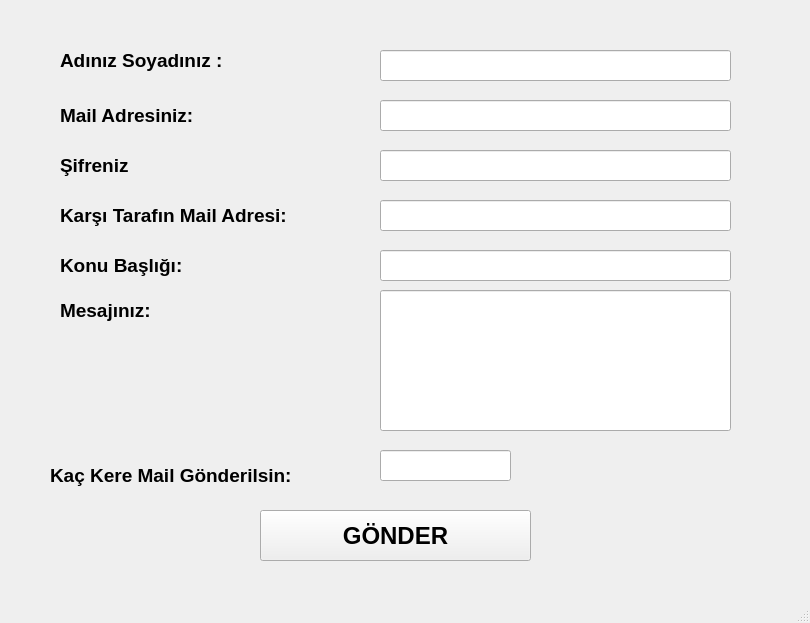
<?xml version="1.0" encoding="UTF-8"?>
<ui version="4.0">
 <class>MainWindow</class>
 <widget class="QMainWindow" name="MainWindow">
  <property name="geometry">
   <rect>
    <x>0</x>
    <y>0</y>
    <width>810</width>
    <height>623</height>
   </rect>
  </property>
  <property name="windowTitle">
   <string>MainWindow</string>
  </property>
  <widget class="QWidget" name="centralwidget">
   <widget class="QLabel" name="label">
    <property name="geometry">
     <rect>
      <x>60</x>
      <y>40</y>
      <width>291</width>
      <height>41</height>
     </rect>
    </property>
    <property name="font">
     <font>
      <pointsize>14</pointsize>
      <weight>75</weight>
      <bold>true</bold>
     </font>
    </property>
    <property name="text">
     <string>Adınız Soyadınız :</string>
    </property>
    <property name="margin">
     <number>0</number>
    </property>
   </widget>
   <widget class="QLabel" name="label_2">
    <property name="geometry">
     <rect>
      <x>60</x>
      <y>100</y>
      <width>201</width>
      <height>31</height>
     </rect>
    </property>
    <property name="font">
     <font>
      <pointsize>14</pointsize>
      <weight>75</weight>
      <bold>true</bold>
     </font>
    </property>
    <property name="text">
     <string>Mail Adresiniz: </string>
    </property>
   </widget>
   <widget class="QLabel" name="label_3">
    <property name="geometry">
     <rect>
      <x>60</x>
      <y>200</y>
      <width>301</width>
      <height>31</height>
     </rect>
    </property>
    <property name="font">
     <font>
      <pointsize>14</pointsize>
      <weight>75</weight>
      <bold>true</bold>
     </font>
    </property>
    <property name="text">
     <string>Karşı Tarafın Mail Adresi: </string>
    </property>
   </widget>
   <widget class="QLabel" name="label_4">
    <property name="geometry">
     <rect>
      <x>60</x>
      <y>250</y>
      <width>291</width>
      <height>31</height>
     </rect>
    </property>
    <property name="font">
     <font>
      <pointsize>14</pointsize>
      <weight>75</weight>
      <bold>true</bold>
     </font>
    </property>
    <property name="text">
     <string>Konu Başlığı: </string>
    </property>
   </widget>
   <widget class="QLabel" name="label_5">
    <property name="geometry">
     <rect>
      <x>60</x>
      <y>300</y>
      <width>281</width>
      <height>21</height>
     </rect>
    </property>
    <property name="font">
     <font>
      <pointsize>14</pointsize>
      <weight>75</weight>
      <bold>true</bold>
     </font>
    </property>
    <property name="text">
     <string>Mesajınız: </string>
    </property>
   </widget>
   <widget class="QLabel" name="label_6">
    <property name="geometry">
     <rect>
      <x>50</x>
      <y>460</y>
      <width>311</width>
      <height>31</height>
     </rect>
    </property>
    <property name="font">
     <font>
      <pointsize>14</pointsize>
      <weight>75</weight>
      <bold>true</bold>
     </font>
    </property>
    <property name="text">
     <string>Kaç Kere Mail Gönderilsin: </string>
    </property>
   </widget>
   <widget class="QPushButton" name="pushButton">
    <property name="geometry">
     <rect>
      <x>260</x>
      <y>510</y>
      <width>271</width>
      <height>51</height>
     </rect>
    </property>
    <property name="font">
     <font>
      <pointsize>18</pointsize>
      <weight>75</weight>
      <bold>true</bold>
     </font>
    </property>
    <property name="text">
     <string>GÖNDER</string>
    </property>
   </widget>
   <widget class="QLineEdit" name="lineEdit">
    <property name="geometry">
     <rect>
      <x>380</x>
      <y>50</y>
      <width>351</width>
      <height>31</height>
     </rect>
    </property>
   </widget>
   <widget class="QLineEdit" name="lineEdit_2">
    <property name="geometry">
     <rect>
      <x>380</x>
      <y>100</y>
      <width>351</width>
      <height>31</height>
     </rect>
    </property>
   </widget>
   <widget class="QLineEdit" name="lineEdit_3">
    <property name="geometry">
     <rect>
      <x>380</x>
      <y>200</y>
      <width>351</width>
      <height>31</height>
     </rect>
    </property>
   </widget>
   <widget class="QLineEdit" name="lineEdit_4">
    <property name="geometry">
     <rect>
      <x>380</x>
      <y>250</y>
      <width>351</width>
      <height>31</height>
     </rect>
    </property>
   </widget>
   <widget class="QLineEdit" name="lineEdit_5">
    <property name="geometry">
     <rect>
      <x>380</x>
      <y>290</y>
      <width>351</width>
      <height>141</height>
     </rect>
    </property>
   </widget>
   <widget class="QLineEdit" name="lineEdit_6">
    <property name="geometry">
     <rect>
      <x>380</x>
      <y>450</y>
      <width>131</width>
      <height>31</height>
     </rect>
    </property>
   </widget>
   <widget class="QLabel" name="label_7">
    <property name="geometry">
     <rect>
      <x>60</x>
      <y>150</y>
      <width>301</width>
      <height>31</height>
     </rect>
    </property>
    <property name="font">
     <font>
      <pointsize>14</pointsize>
      <weight>75</weight>
      <bold>true</bold>
     </font>
    </property>
    <property name="text">
     <string>Şifreniz</string>
    </property>
   </widget>
   <widget class="QLineEdit" name="lineEdit_7">
    <property name="geometry">
     <rect>
      <x>380</x>
      <y>150</y>
      <width>351</width>
      <height>31</height>
     </rect>
    </property>
   </widget>
  </widget>
  <widget class="QMenuBar" name="menubar">
   <property name="geometry">
    <rect>
     <x>0</x>
     <y>0</y>
     <width>810</width>
     <height>26</height>
    </rect>
   </property>
  </widget>
  <widget class="QStatusBar" name="statusbar"/>
 </widget>
 <resources/>
 <connections/>
</ui>
